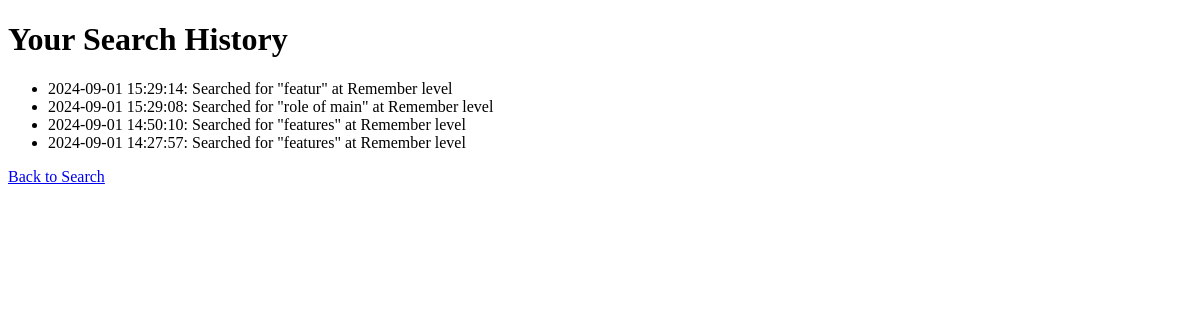
The app's page /user/history (signed in), older data.
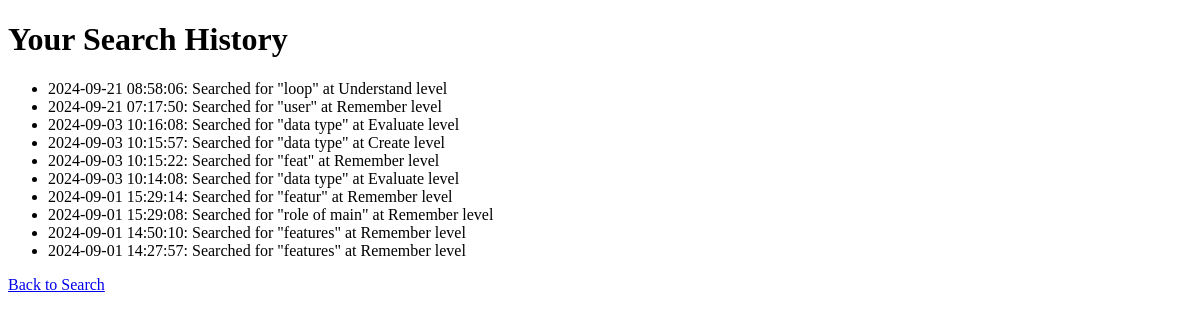
The same page, newer data.
### tables this page shows
CREATE TABLE SearchHistory (
                id INTEGER PRIMARY KEY AUTOINCREMENT,
                user_id INTEGER NOT NULL,
                search_term TEXT NOT NULL,
                taxonomy_level TEXT NOT NULL,
                search_time TIMESTAMP DEFAULT CURRENT_TIMESTAMP,
                FOREIGN KEY(user_id) REFERENCES User(id)
            );

### app.py (the view)
@app.route('/user/history')
def user_history():
    if 'user_id' not in session or session.get('role') != 'user':
        flash('Unauthorized access!', 'error')
        return redirect(url_for('login'))
    db = get_db()
    cursor = db.cursor()
    cursor.execute('SELECT search_term, taxonomy_level, search_time FROM SearchHistory WHERE user_id = ? ORDER BY search_time DESC', (session['user_id'],))
    history = cursor.fetchall()
    return render_template('user_history.html', history=history)

### app.py (called while the page is built)
def get_db():
    if 'db' not in g:
        g.db = sql.connect(DATABASE)
    return g.db

### templates/user_history.html (shortened to what this page needs)
<!DOCTYPE html>
<html>
<head>
</head>
<body>
    <h1>Your Search History</h1>
    <ul>
        {% for term, level, time in history %}
        <li>{{ time }}: Searched for "{{ term }}" at {{ level }} level</li>
        {% endfor %}
    </ul>
    <a href="{{ url_for('user_interface') }}">Back to Search</a>
</body>
</html>

Row changes from the older to the newer data that the page shows:
added SearchHistory: search_time "2024-09-21 08:58:06", search_term "loop", taxonomy_level "Understand"
added SearchHistory: search_time "2024-09-21 07:17:50", search_term "user", taxonomy_level "Remember"
added SearchHistory: search_time "2024-09-03 10:16:08", search_term "data type", taxonomy_level "Evaluate"
added SearchHistory: search_time "2024-09-03 10:15:57", search_term "data type", taxonomy_level "Create"
added SearchHistory: search_time "2024-09-03 10:15:22", search_term "feat", taxonomy_level "Remember"
added SearchHistory: search_time "2024-09-03 10:14:08", search_term "data type", taxonomy_level "Evaluate"
